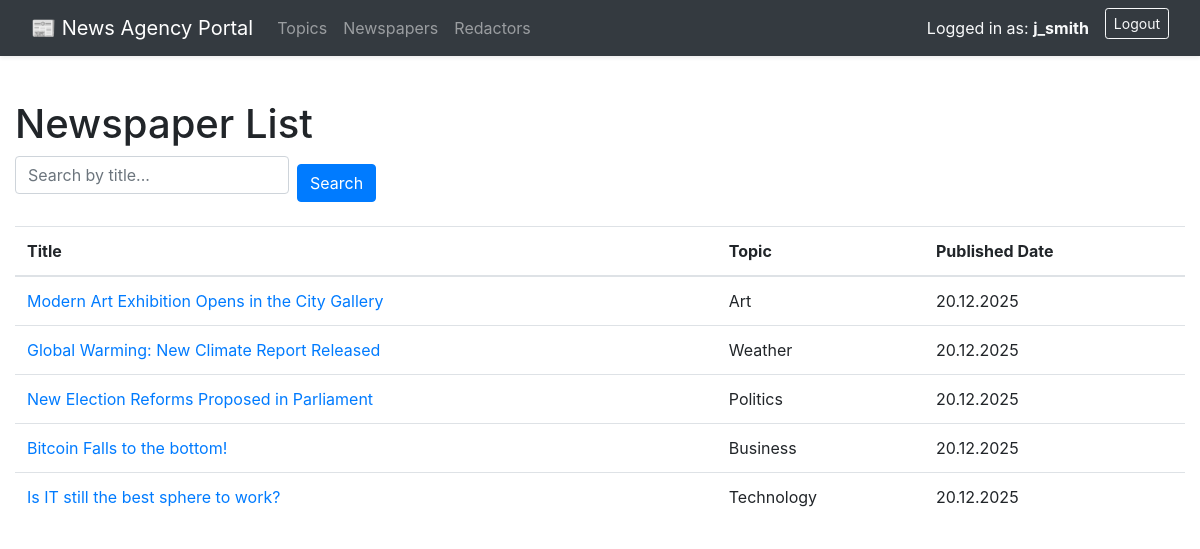
Page /newspapers/ (signed in) on the committed database.
### agency/models.py (models this page shows, shortened)
class Redactor(AbstractUser):
    years_of_experience = models.IntegerField(default=0)
    class Meta:
        verbose_name = "redactor"
        verbose_name_plural = "redactors"

class Newspaper(models.Model):
    title = models.CharField(max_length=255)
    content = models.TextField()
    published_date = models.DateTimeField(auto_now_add=True)
    topic = models.ForeignKey(Topic, on_delete=models.CASCADE, related_name="newspapers")
    publishers = models.ManyToManyField(settings.AUTH_USER_MODEL, related_name="newspapers")
    class Meta:
        ordering = ["-published_date"]

class Topic(models.Model):
    name = models.CharField(max_length=255, unique=True)
    class Meta:
        ordering = ["name"]

### agency/views.py (the view)
# urls.py: path("newspapers/", NewspaperListView.as_view(), name="newspaper-list"),
class NewspaperListView(LoginRequiredMixin, generic.ListView):
    model = Newspaper
    paginate_by = 5
    context_object_name = "newspaper_list"
    def get_context_data(self, *, object_list=None, **kwargs):
        context = super().get_context_data(**kwargs)
        title = self.request.GET.get("title", "")
        context["search_form"] = NewspaperSearchForm(initial={"title": title})
        return context
    def get_queryset(self):
        queryset = Newspaper.objects.select_related("topic").order_by("-published_date")
        title = self.request.GET.get("title")
        if title:
            return queryset.filter(title__icontains=title)
        return queryset

### agency/forms.py
class NewspaperSearchForm(forms.Form):
    title = forms.CharField(
        max_length=255,
        required=False,
        label="",
        widget=forms.TextInput(attrs={"placeholder": "Search by title..."}),
    )

### templates/agency/newspaper_list.html
{% extends "base.html" %}
{% load crispy_forms_filters %}
{% block content %}
  <h1>Newspaper List</h1>
  <form method="get" action="" class="form-inline mb-3">
    {{ search_form|crispy }}
    <button type="submit" class="btn btn-primary ml-2">Search</button>
  </form>
  <table class="table">
    <thead>
      <tr>
        <th>Title</th>
        <th>Topic</th>
        <th>Published Date</th>
      </tr>
    </thead>
    <tbody>
      {% for newspaper in newspaper_list %}
        <tr>
          <td><a href="{% url 'agency:newspaper-detail' pk=newspaper.id %}">{{ newspaper.title }}</a></td>
          <td>{{ newspaper.topic.name }}</td>
          <td>{{ newspaper.published_date|date:"d.m.Y" }}</td>
        </tr>
      {% empty %}
        <tr><td colspan="3">No newspapers found.</td></tr>
      {% endfor %}
    </tbody>
  </table>
{% endblock %}

### templates/base.html (shortened to what this page needs)
<!DOCTYPE html>
<html lang="en">
<head>
  <link rel="stylesheet" href="https://cdn.jsdelivr.net/npm/bootstrap@4.6.2/dist/css/bootstrap.min.css">
</head>
<body>
<nav class="navbar navbar-expand-lg navbar-dark bg-dark mb-4 shadow-sm">
  <div class="container-fluid">
    <a class="navbar-brand" href="{% url 'agency:index' %}">📰 News Agency Portal</a>
    <div class="collapse navbar-collapse" id="navbarNav">
      <ul class="navbar-nav mr-auto">
        <li class="nav-item"><a class="nav-link" href="{% url 'agency:topic-list' %}">Topics</a></li>
        <li class="nav-item"><a class="nav-link" href="{% url 'agency:newspaper-list' %}">Newspapers</a></li>
        <li class="nav-item"><a class="nav-link" href="{% url 'agency:redactor-list' %}">Redactors</a></li>
      </ul>
      <ul class="navbar-nav ml-auto">
        {% if user.is_authenticated %}
          <li class="nav-item">
            <span class="nav-link text-light">
              Logged in as: <strong>{{ user.username }}</strong>
            </span>
          </li>
          <li class="nav-item">
            <form action="{% url 'logout' %}" method="post" class="form-inline ml-2">
              <button type="submit" class="btn btn-outline-light btn-sm">Logout</button>
            </form>
          </li>
        {% else %}
          <li class="nav-item">
            <a class="btn btn-outline-light btn-sm" href="{% url 'login' %}">Login</a>
          </li>
        {% endif %}
      </ul>
    </div>
  </div>
</nav>
<div class="container-fluid">
  <div class="row">
    <div class="{% if user.is_staff %}col-md-9 col-lg-10{% else %}col-12{% endif %} main-content">
      {% block content %}{% endblock %}
    </div>
  </div>
</div>
</body>
</html>

### templates/base.html (style rules this page uses)
.main-content { transition: all 0.3s ease; padding-top: 20px; }

### rows in the picture
Redactor: username "j_smith"
Newspaper: title "Modern Art Exhibition Opens in the City Gallery", topic.name "Art", published_date "20.12.2025"
Newspaper: title "Global Warming: New Climate Report Released", topic.name "Weather", published_date "20.12.2025"
Newspaper: title "New Election Reforms Proposed in Parliament", topic.name "Politics", published_date "20.12.2025"
Newspaper: title "Bitcoin Falls to the bottom!", topic.name "Business", published_date "20.12.2025"
Newspaper: title "Is IT still the best sphere to work?", topic.name "Technology", published_date "20.12.2025"
